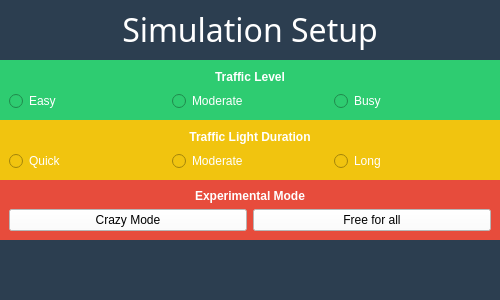
<?xml version="1.0" encoding="UTF-8"?>
<ui version="4.0">
 <class>SimulationSetup</class>
 <widget class="QWidget" name="SimulationSetup">
  <property name="geometry">
   <rect>
    <x>0</x>
    <y>0</y>
    <width>500</width>
    <height>300</height>
   </rect>
  </property>
  <property name="minimumSize">
   <size>
    <width>0</width>
    <height>0</height>
   </size>
  </property>
  <property name="maximumSize">
   <size>
    <width>500</width>
    <height>300</height>
   </size>
  </property>
  <property name="baseSize">
   <size>
    <width>500</width>
    <height>300</height>
   </size>
  </property>
  <property name="windowTitle">
   <string>Form</string>
  </property>
  <property name="styleSheet">
   <string notr="true">background-color: rgb(255, 255, 255);</string>
  </property>
  <layout class="QVBoxLayout" name="verticalLayout_4">
   <property name="spacing">
    <number>0</number>
   </property>
   <property name="leftMargin">
    <number>0</number>
   </property>
   <property name="topMargin">
    <number>0</number>
   </property>
   <property name="rightMargin">
    <number>0</number>
   </property>
   <property name="bottomMargin">
    <number>0</number>
   </property>
   <item>
    <widget class="QLabel" name="header">
     <property name="font">
      <font>
       <family>CMU Sans Serif</family>
       <pointsize>10</pointsize>
       <weight>50</weight>
       <italic>false</italic>
       <bold>false</bold>
      </font>
     </property>
     <property name="styleSheet">
      <string notr="true">background-color: rgb(44, 62, 80);
color: rgb(255, 255, 255);</string>
     </property>
     <property name="text">
      <string>&lt;html&gt;&lt;head/&gt;&lt;body&gt;&lt;p&gt;&lt;span style=&quot; font-size:24pt;&quot;&gt;Simulation Setup&lt;/span&gt;&lt;/p&gt;&lt;/body&gt;&lt;/html&gt;</string>
     </property>
     <property name="alignment">
      <set>Qt::AlignCenter</set>
     </property>
    </widget>
   </item>
   <item>
    <widget class="QFrame" name="TrafficLevel">
     <property name="styleSheet">
      <string notr="true">background-color: rgb(46, 204, 113);
font: 57 12pt &quot;CMU Sans Serif&quot;;
color: rgb(255, 255, 255);</string>
     </property>
     <layout class="QVBoxLayout" name="verticalLayout_2">
      <item>
       <widget class="QLabel" name="label_4">
        <property name="text">
         <string>&lt;html&gt;&lt;head/&gt;&lt;body&gt;&lt;p&gt;&lt;span style=&quot; font-weight:600;&quot;&gt;Traffic Level&lt;/span&gt;&lt;/p&gt;&lt;/body&gt;&lt;/html&gt;</string>
        </property>
        <property name="alignment">
         <set>Qt::AlignCenter</set>
        </property>
        <property name="wordWrap">
         <bool>true</bool>
        </property>
       </widget>
      </item>
      <item>
       <layout class="QHBoxLayout" name="horizontalLayout_2">
        <item>
         <widget class="QRadioButton" name="traffic_level_easy_input">
          <property name="text">
           <string>Easy</string>
          </property>
         </widget>
        </item>
        <item>
         <widget class="QRadioButton" name="traffic_mode_moderate_input">
          <property name="text">
           <string>Moderate</string>
          </property>
         </widget>
        </item>
        <item>
         <widget class="QRadioButton" name="traffic_mode_busy_input">
          <property name="text">
           <string>Busy</string>
          </property>
         </widget>
        </item>
       </layout>
      </item>
     </layout>
    </widget>
   </item>
   <item>
    <widget class="QFrame" name="lightduration">
     <property name="styleSheet">
      <string notr="true">background-color: rgb(241, 196, 15);
font: 57 12pt &quot;CMU Sans Serif&quot;;
color: rgb(255, 255, 255);</string>
     </property>
     <layout class="QVBoxLayout" name="verticalLayout">
      <item>
       <widget class="QLabel" name="label_5">
        <property name="text">
         <string>&lt;html&gt;&lt;head/&gt;&lt;body&gt;&lt;p&gt;&lt;span style=&quot; font-weight:600;&quot;&gt;Traffic Light Duration&lt;/span&gt;&lt;/p&gt;&lt;/body&gt;&lt;/html&gt;</string>
        </property>
        <property name="alignment">
         <set>Qt::AlignCenter</set>
        </property>
        <property name="wordWrap">
         <bool>true</bool>
        </property>
       </widget>
      </item>
      <item>
       <layout class="QHBoxLayout" name="horizontalLayout">
        <item>
         <widget class="QRadioButton" name="light_quick_input">
          <property name="text">
           <string>Quick</string>
          </property>
         </widget>
        </item>
        <item>
         <widget class="QRadioButton" name="light_moderate_input">
          <property name="text">
           <string>Moderate</string>
          </property>
         </widget>
        </item>
        <item>
         <widget class="QRadioButton" name="light_long_input">
          <property name="text">
           <string>Long</string>
          </property>
         </widget>
        </item>
       </layout>
      </item>
     </layout>
    </widget>
   </item>
   <item>
    <widget class="QFrame" name="experimentalmode">
     <property name="styleSheet">
      <string notr="true">background-color: rgb(231, 76, 60);
font: 57 12pt &quot;CMU Sans Serif&quot;;
color: rgb(255, 255, 255);</string>
     </property>
     <layout class="QVBoxLayout" name="verticalLayout_3">
      <item>
       <widget class="QLabel" name="label_2">
        <property name="text">
         <string>&lt;html&gt;&lt;head/&gt;&lt;body&gt;&lt;p&gt;&lt;span style=&quot; font-weight:600;&quot;&gt;Experimental Mode&lt;/span&gt;&lt;/p&gt;&lt;/body&gt;&lt;/html&gt;</string>
        </property>
        <property name="alignment">
         <set>Qt::AlignCenter</set>
        </property>
        <property name="wordWrap">
         <bool>true</bool>
        </property>
       </widget>
      </item>
      <item>
       <layout class="QHBoxLayout" name="horizontalLayout_3">
        <item>
         <widget class="QPushButton" name="experimental_mode_crazy">
          <property name="styleSheet">
           <string notr="true">color: rgb(0, 0, 0);
background-color: rgb(255, 255, 255);</string>
          </property>
          <property name="text">
           <string>Crazy Mode</string>
          </property>
         </widget>
        </item>
        <item>
         <widget class="QPushButton" name="experimental_free">
          <property name="styleSheet">
           <string notr="true">color: rgb(0, 0, 0);
background-color: rgb(255, 255, 255);</string>
          </property>
          <property name="text">
           <string>Free for all</string>
          </property>
         </widget>
        </item>
       </layout>
      </item>
     </layout>
    </widget>
   </item>
   <item>
    <widget class="QFrame" name="Footer">
     <property name="styleSheet">
      <string notr="true">QPushButton{
 background-color: rgb(44, 62, 80);
 border-width:1px;
 border-radius:10px;
 border-color: red;
 max-width:50px;
 max-height:50px;
}
QFrame{

background-color: rgb(44, 62, 80);
}
QPushButton::hover{
background-color: rgb(52, 73, 94);
}</string>
     </property>
     <layout class="QHBoxLayout" name="horizontalLayout_5">
      <property name="leftMargin">
       <number>5</number>
      </property>
      <property name="topMargin">
       <number>5</number>
      </property>
      <property name="rightMargin">
       <number>5</number>
      </property>
      <property name="bottomMargin">
       <number>5</number>
      </property>
      <item>
       <spacer name="horizontalSpacer_3">
        <property name="orientation">
         <enum>Qt::Horizontal</enum>
        </property>
        <property name="sizeHint" stdset="0">
         <size>
          <width>40</width>
          <height>20</height>
         </size>
        </property>
       </spacer>
      </item>
      <item>
       <widget class="QPushButton" name="random_setup">
        <property name="text">
         <string/>
        </property>
        <property name="icon">
         <iconset resource="../resource.qrc">
          <normaloff>:/icon/Image/icon/random_icon.png</normaloff>:/icon/Image/icon/random_icon.png</iconset>
        </property>
        <property name="iconSize">
         <size>
          <width>50</width>
          <height>50</height>
         </size>
        </property>
       </widget>
      </item>
      <item>
       <widget class="QPushButton" name="start_simulation_button">
        <property name="text">
         <string/>
        </property>
        <property name="icon">
         <iconset resource="../resource.qrc">
          <normaloff>:/icon/Image/icon/play_icon.png</normaloff>:/icon/Image/icon/play_icon.png</iconset>
        </property>
        <property name="iconSize">
         <size>
          <width>50</width>
          <height>50</height>
         </size>
        </property>
       </widget>
      </item>
      <item>
       <widget class="QPushButton" name="help_setup_button">
        <property name="text">
         <string/>
        </property>
        <property name="icon">
         <iconset resource="../resource.qrc">
          <normaloff>:/icon/Image/icon/help_icon.png</normaloff>:/icon/Image/icon/help_icon.png</iconset>
        </property>
        <property name="iconSize">
         <size>
          <width>50</width>
          <height>50</height>
         </size>
        </property>
       </widget>
      </item>
      <item>
       <spacer name="horizontalSpacer_4">
        <property name="orientation">
         <enum>Qt::Horizontal</enum>
        </property>
        <property name="sizeHint" stdset="0">
         <size>
          <width>40</width>
          <height>20</height>
         </size>
        </property>
       </spacer>
      </item>
     </layout>
    </widget>
   </item>
  </layout>
 </widget>
 <resources>
  <include location="../resource.qrc"/>
 </resources>
 <connections/>
</ui>
